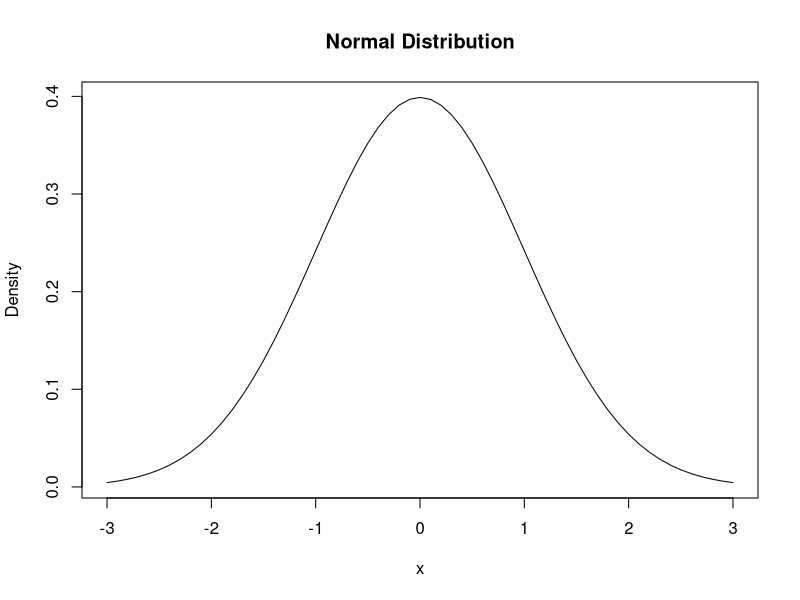

Here is the R script that generated this plot:
x <- seq(-3, 3, by = 0.1)

y <- dnorm(x)

plot(x, y,
     type = "l",
     main = "Normal Distribution",
     xlab = "x",
     ylab = "Density")
